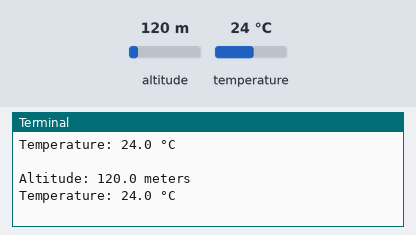
Recording of a program running on a simulated Raspberry Pi (BCM pin numbers). On the bench: the last lines printed to the terminal. The test bench sets the inputs (shaded band); at power-on: altitude 120 m, temperature 24 °C.

Above: at 1.2 s.
1.3 s: altitude set to 20 m
At 2.6 s:
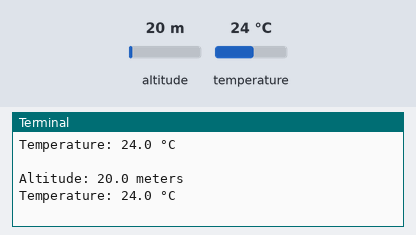
2.8 s: temperature set to 12 °C
At 3.5 s:
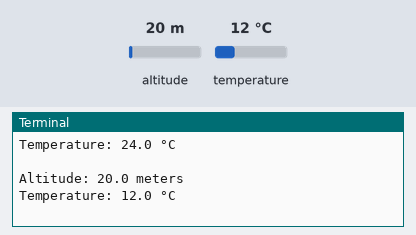
4.3 s: altitude set to 250 m
At 5.8 s:
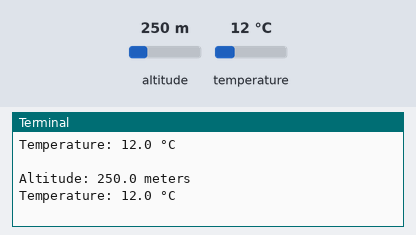
Timing chart, 0 to 7.3 s (numbered marks = the images above; inputs shaded):
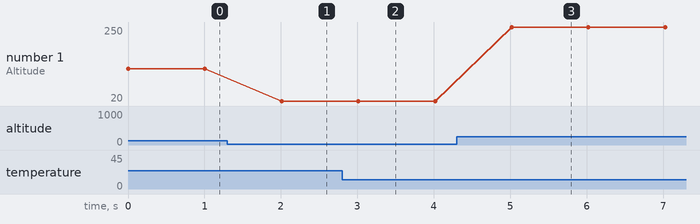

Measured:
- after the input at 1.3 s, the terminal: prints a new line after 0.71 s (image 1)
- after the input at 2.8 s, the terminal: prints a new line after 0.21 s (image 2)
- after the input at 4.3 s, the terminal: prints a new line after 0.72 s (image 3)
- plotted number 1: 120 → 20 after the input at 1.3 s, 20 → 250 after the input at 4.3 s

The program:

test.py
```python
"""
test.py
Simple test for MPL3115A2 barometric sensor driver.
"""

from MPL3115A2 import MPL3115A2
from time import sleep
import signal
import sys


def sigint_handler(signal, frame):
    sys.exit(0)


signal.signal(signal.SIGINT, sigint_handler)

sensor = MPL3115A2()

while True:
    altitude = sensor.read_altitude()
    temperature = sensor.read_temperature()
    print("Altitude: {0} meters".format(altitude))
    print("Temperature: {0} °C".format(temperature))
    print("")
    sleep(1)
```

MPL3115A2.py
```python
"""
MPL3115A2.py
Driver for MPL3115A2 barometric sensor.
"""

from smbus2 import SMBus
from time import sleep

# registers
STATUS = 0x00  # status
OUT_P_MSB = 0x01  # pressure/altitude[19:12]
OUT_P_CSB = 0x02  # pressure/altitude[11:4]
OUT_P_LSB = 0x03  # pressure/altitude[3:0]
OUT_T_MSB = 0x04  # temperature[11:4]
OUT_T_LSB = 0x05  # temperature[3:0]
PT_DATA_CFG = 0x13  # data event flag configuration
CTRL_REG1 = 0x26  # control register 1
OFF_H = 0x2D  # altitude offset

# STATUS masks
PTDR = 0b00001000  # pressure/altitude or temperature data available
PDR = 0b00000100  # pressure/altitude data available
TDR = 0b00000010  # temperature data available

# PT_DATA_CFG masks
DREM = 0b00000100  # data ready event mode
PDEFE = 0b00000010  # data event flag enable on new pressure/altitude
TDEFE = 0b00000001  # data event flag enable on new temperature data

# CTRL_REG1 masks
ALT = 0b10000000  # sets sensor in altimeter mode
OST = 0b00000010  # initiates a measurement immediately
SBYB = 0b00000001  # sets sensor in ACTIVE mode

I2C_DEFAULT_CHANNEL = 1
MPL3115A2_DEFAULT_ADDRESS = 0x60


class MPL3115A2:
    def __init__(self, addr=MPL3115A2_DEFAULT_ADDRESS, channel=I2C_DEFAULT_CHANNEL):
        self.__addr = addr
        self.__bus = SMBus(channel)
        self.__bus.write_byte_data(self.__addr, PT_DATA_CFG, DREM | PDEFE | TDEFE)

    def __altitude_data_ready(self):
        status = self.__bus.read_byte_data(self.__addr, STATUS)
        return (status & PDR) == PDR

    def __temperature_data_ready(self):
        status = self.__bus.read_byte_data(self.__addr, STATUS)
        return (status & TDR) == TDR

    def set_altitude(self, altitude):
        while self.__altitude_data_ready():
            self.__bus.read_i2c_block_data(self.__addr, OUT_P_MSB, 3)
        self.__bus.write_byte_data(self.__addr, OFF_H, 0)

        altitude_offset = round(altitude - self.read_altitude())
        altitude_offset = -128 if altitude_offset < -128 else altitude_offset
        altitude_offset = 127 if altitude_offset > 127 else altitude_offset
        self.__bus.write_byte_data(self.__addr, OFF_H,
                                   altitude_offset.to_bytes(1, 'big', signed=True)[0])

    def read_altitude(self):
        self.__bus.write_byte_data(self.__addr, CTRL_REG1, ALT | OST)

        while not self.__altitude_data_ready():
            pass

        alt_data = self.__bus.read_i2c_block_data(self.__addr, OUT_P_MSB, 3)
        alt_int = int.from_bytes([alt_data[0], alt_data[1]], byteorder='big', signed=True)
        alt_fract = alt_data[2] >> 4
        altitude = alt_int + (alt_fract / 16)
        return altitude

    def read_temperature(self):
        self.__bus.write_byte_data(self.__addr, CTRL_REG1, ALT | OST)

        while not self.__temperature_data_ready():
            pass

        t_data = self.__bus.read_i2c_block_data(self.__addr, OUT_T_MSB, 2)
        t_int = int.from_bytes([t_data[0]], byteorder='big', signed=True)
        t_fract = t_data[1] >> 4
        t = t_int + (t_fract / 16)
        return t
```
